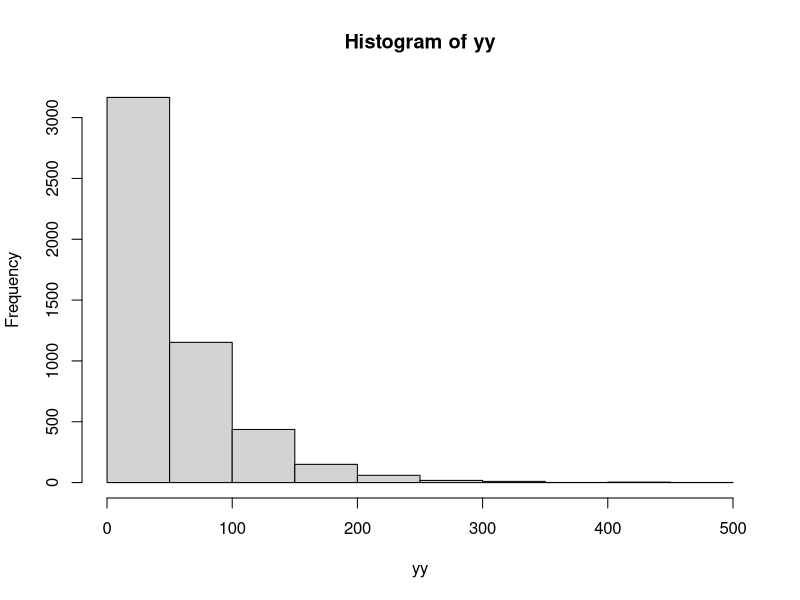
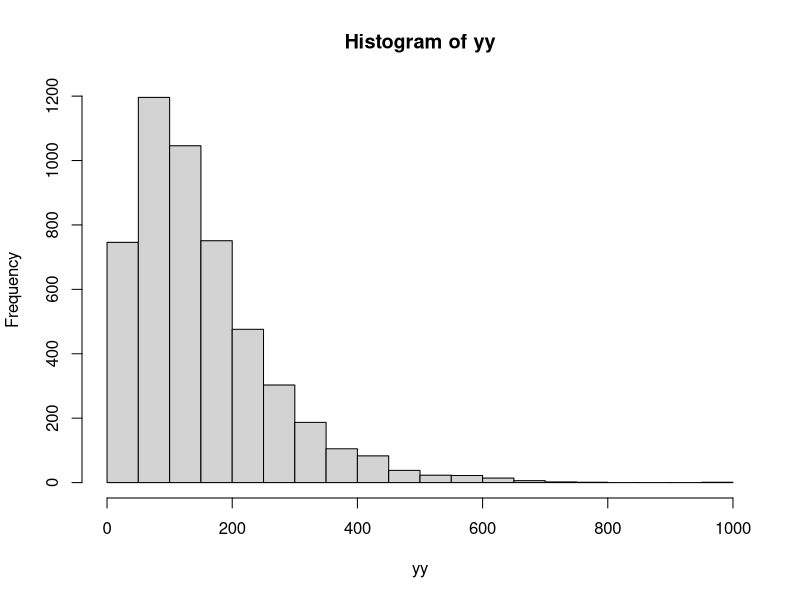

These figures' R source, in order:
#Generate 5000 pairs random numbers from exp(1/100)
#First 10000 and then collapse the vector into 5000:
x <- rexp(10000,1/100)
 
#The 5000x2 matrix:
y <- matrix(x, 5000,2)
 
#Consider the two components connected in series:
#Find the minimum of the two numbers:
yy <- apply(y, 1,min)
 
hist(yy)

#Find the empirical probability that the system fails within 80 hours:
sum(yy<=80)/5000

#Find the theoretical probability:
#We have seen that the minimum follows the exponential distribution with parameter lambda=2/100=1/50.  Therefore the probability that the system fails within 80 hours is:

1-exp(-(1/50)*80)


#===========================
#Suppose now the two components are connected in parallel.
#Find the maximum of the two numbers:
yy <- apply(y, 1,max)
 
hist(yy)

#Find the empirical probability that the system fails within 80 hours:
sum(yy<=80)/5000


